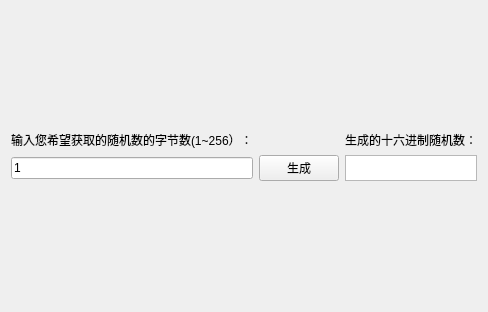
<?xml version="1.0" encoding="UTF-8"?>
<ui version="4.0">
 <class>RandNum</class>
 <widget class="QWidget" name="RandNum">
  <property name="geometry">
   <rect>
    <x>0</x>
    <y>0</y>
    <width>463</width>
    <height>312</height>
   </rect>
  </property>
  <property name="windowTitle">
   <string>Form</string>
  </property>
  <layout class="QVBoxLayout" name="verticalLayout">
   <item>
    <spacer name="verticalSpacer">
     <property name="orientation">
      <enum>Qt::Vertical</enum>
     </property>
     <property name="sizeHint" stdset="0">
      <size>
       <width>20</width>
       <height>40</height>
      </size>
     </property>
    </spacer>
   </item>
   <item>
    <layout class="QGridLayout" name="gridLayout">
     <item row="2" column="3">
      <widget class="QTextBrowser" name="textBrowserOutput">
       <property name="sizePolicy">
        <sizepolicy hsizetype="Expanding" vsizetype="Ignored">
         <horstretch>0</horstretch>
         <verstretch>0</verstretch>
        </sizepolicy>
       </property>
      </widget>
     </item>
     <item row="0" column="3">
      <spacer name="verticalSpacer_4">
       <property name="orientation">
        <enum>Qt::Vertical</enum>
       </property>
       <property name="sizeHint" stdset="0">
        <size>
         <width>20</width>
         <height>40</height>
        </size>
       </property>
      </spacer>
     </item>
     <item row="3" column="3">
      <spacer name="verticalSpacer_3">
       <property name="orientation">
        <enum>Qt::Vertical</enum>
       </property>
       <property name="sizeHint" stdset="0">
        <size>
         <width>20</width>
         <height>40</height>
        </size>
       </property>
      </spacer>
     </item>
     <item row="1" column="3">
      <widget class="QLabel" name="labeloutput">
       <property name="text">
        <string>生成的十六进制随机数：</string>
       </property>
      </widget>
     </item>
     <item row="1" column="1">
      <widget class="QLabel" name="labelInput">
       <property name="text">
        <string>输入您希望获取的随机数的字节数(1~256）：</string>
       </property>
      </widget>
     </item>
     <item row="2" column="2">
      <widget class="QPushButton" name="pushButtonGen">
       <property name="text">
        <string>生成</string>
       </property>
      </widget>
     </item>
     <item row="2" column="1">
      <widget class="QLineEdit" name="lineEditInput">
       <property name="text">
        <string>1</string>
       </property>
      </widget>
     </item>
    </layout>
   </item>
   <item>
    <spacer name="verticalSpacer_2">
     <property name="orientation">
      <enum>Qt::Vertical</enum>
     </property>
     <property name="sizeHint" stdset="0">
      <size>
       <width>20</width>
       <height>40</height>
      </size>
     </property>
    </spacer>
   </item>
  </layout>
 </widget>
 <resources/>
 <connections/>
</ui>
